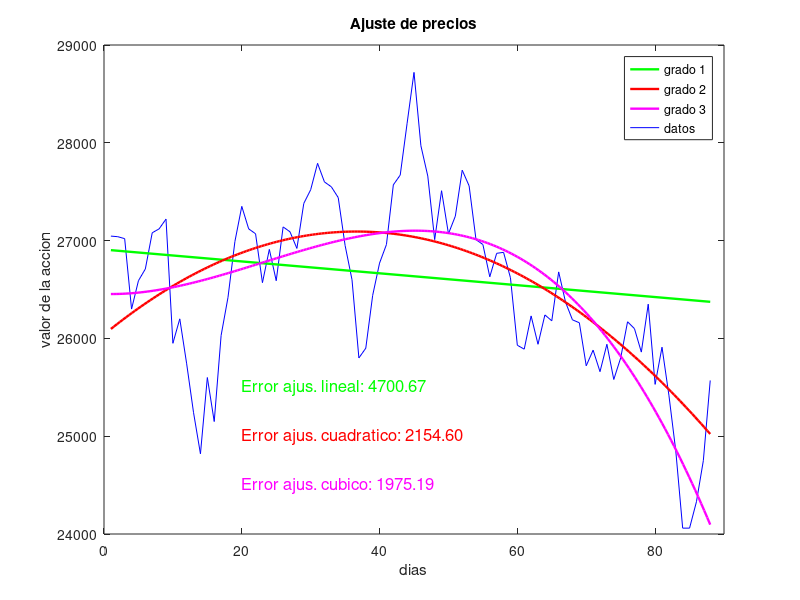

Here is the MATLAB script that generated this plot:
function Ejercicio2
% esta fun resuelve el problema 2

% Apartado a)
% Leemos el fichero
x=load ('Finanzas.dat'); %para ver los datos mirarlo en current folder.
dias=1:length(x);

close all %cierro todas las ventanaas graficas
h=plot (dias,x, 'b');
shg

% Apartado b)
% Calculamos polinomio de Ajuste
da=1:80; %nos dice en 80 dias (dias de ajuste)
Aa=x(da);

% Grado 1
coef1 = polyfit(da,Aa,1);  %coeficientes de grado 2
p1 = @(x) polyval(coef1,x);

% Grado 2
coef2 = polyfit(da,Aa,2);
p2 = @(x) polyval(coef2,x);

% Grado 3
coef3 = polyfit(da,Aa,3);
p3 = @(x) polyval(coef3,x);

%representacion grafica de los pols.
hold on
% como grado 1 es mediante rectas lo dibujamos como los puntos inicial y
% final.
h1= plot([1,88],[p1(1),p1(88)],'g','LineWidth',1.7);

% No podemos hacer ahora lo mismo, hay que vectorizar
z=linspace(1,88,200);

p2z=p2(z);
h2= plot(z,p2z,'r','LineWidth',1.7);
p3z=p3(z);
h3= plot(z,p3z,'m','LineWidth',1.7);

xlabel('dias')
ylabel('valor de la accion')
title('Ajuste de precios')
legend([h1,h2,h3,h],"grado 1", "grado 2", "grado 3","datos",...
    'Location','Best')
axis([0,90,2.4e4,2.9e4]) %Cuidado con el axis como viene predeterminado

hold off
shg

% Error Cuadratico
% Se puede medir mediante la distancia de cada punto a la funcion que
% quiero aproximar. Esto es lo conocido como aprox de min cuadrados

% Calculamos los errores en la prediccion
dpre=81:88; %dias prediccion
Apre=x(dpre)'; %valores en dias de prediccion MUCHO OJO hay q trasponer

%MUCHO CUIDADO CON LAS DIMENSIONES

Vpre1=p1(dpre);
Vpre2=p2(dpre);
Vpre3=p3(dpre);

error1= norm(Vpre1-Apre);  %otra forma sqrt(sum(x.^2))
error2= norm(Vpre2-Apre); %Mucho cuidado pq tuvimos un fallo ya que si no trasponemos 
                          %tenemos un vector fila menos un vector columna
error3= norm(Vpre3-Apre);

text(20,2.55e4,['Error ajus. lineal: ', num2str(error1,'%7.2f')],'FontSize',12,'Color','g')
% Cuando ponemos el '%7.2f' decimos que nos de 7 caracteres y dos decimales
text(20,2.5e4,['Error ajus. cuadratico: ', num2str(error2,'%7.2f')],'FontSize',12,'Color','r')
text(20,2.45e4,['Error ajus. cubico: ', num2str(error3,'%7.2f')],'FontSize',12,'Color','m')
